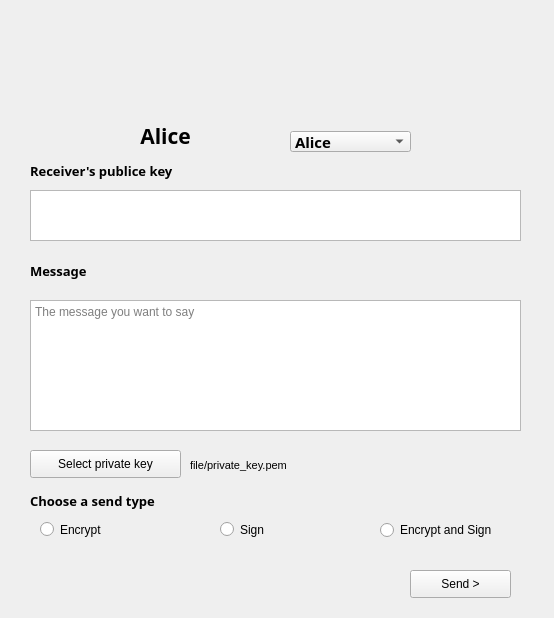
<?xml version="1.0" encoding="UTF-8"?>
<ui version="4.0">
 <class>Send_Message</class>
 <widget class="QWidget" name="Send_Message">
  <property name="geometry">
   <rect>
    <x>0</x>
    <y>0</y>
    <width>554</width>
    <height>618</height>
   </rect>
  </property>
  <property name="font">
   <font>
    <family>Arial</family>
   </font>
  </property>
  <property name="windowTitle">
   <string>Send Message</string>
  </property>
  <widget class="QLabel" name="label_Sender_Username">
   <property name="geometry">
    <rect>
     <x>50</x>
     <y>120</y>
     <width>231</width>
     <height>31</height>
    </rect>
   </property>
   <property name="font">
    <font>
     <family>Arial Black</family>
     <pointsize>16</pointsize>
     <weight>75</weight>
     <bold>true</bold>
    </font>
   </property>
   <property name="text">
    <string>Alice</string>
   </property>
   <property name="alignment">
    <set>Qt::AlignCenter</set>
   </property>
  </widget>
  <widget class="QComboBox" name="comboBox_Receiver">
   <property name="geometry">
    <rect>
     <x>290</x>
     <y>131</y>
     <width>121</width>
     <height>21</height>
    </rect>
   </property>
   <property name="font">
    <font>
     <family>Arial Black</family>
     <pointsize>11</pointsize>
     <weight>75</weight>
     <bold>true</bold>
    </font>
   </property>
   <property name="editable">
    <bool>false</bool>
   </property>
   <item>
    <property name="text">
     <string>Alice</string>
    </property>
   </item>
   <item>
    <property name="text">
     <string>Bob</string>
    </property>
   </item>
   <item>
    <property name="text">
     <string>Tom</string>
    </property>
   </item>
  </widget>
  <widget class="QTextEdit" name="text_Message">
   <property name="geometry">
    <rect>
     <x>30</x>
     <y>300</y>
     <width>491</width>
     <height>131</height>
    </rect>
   </property>
   <property name="font">
    <font>
     <family>Arial</family>
    </font>
   </property>
   <property name="placeholderText">
    <string>The message you want to say</string>
   </property>
  </widget>
  <widget class="QPushButton" name="pushButton_Selec_Private_Key">
   <property name="geometry">
    <rect>
     <x>30</x>
     <y>450</y>
     <width>151</width>
     <height>28</height>
    </rect>
   </property>
   <property name="font">
    <font>
     <family>Arial</family>
     <pointsize>9</pointsize>
    </font>
   </property>
   <property name="text">
    <string>Select private key</string>
   </property>
   <property name="autoDefault">
    <bool>false</bool>
   </property>
   <property name="default">
    <bool>false</bool>
   </property>
   <property name="flat">
    <bool>false</bool>
   </property>
  </widget>
  <widget class="QLabel" name="label_Private_Key_Location">
   <property name="geometry">
    <rect>
     <x>190</x>
     <y>450</y>
     <width>331</width>
     <height>31</height>
    </rect>
   </property>
   <property name="font">
    <font>
     <family>Arial</family>
     <pointsize>8</pointsize>
    </font>
   </property>
   <property name="text">
    <string>file/private_key.pem</string>
   </property>
   <property name="alignment">
    <set>Qt::AlignLeading|Qt::AlignLeft|Qt::AlignVCenter</set>
   </property>
  </widget>
  <widget class="QPushButton" name="pushButton_Send">
   <property name="geometry">
    <rect>
     <x>410</x>
     <y>570</y>
     <width>101</width>
     <height>28</height>
    </rect>
   </property>
   <property name="font">
    <font>
     <family>Arial</family>
    </font>
   </property>
   <property name="text">
    <string>Send &gt;</string>
   </property>
  </widget>
  <widget class="QLabel" name="label_Choose_A_Send_Type">
   <property name="geometry">
    <rect>
     <x>30</x>
     <y>490</y>
     <width>191</width>
     <height>21</height>
    </rect>
   </property>
   <property name="font">
    <font>
     <family>Arial Black</family>
     <pointsize>10</pointsize>
     <weight>75</weight>
     <bold>true</bold>
    </font>
   </property>
   <property name="text">
    <string>Choose a send type</string>
   </property>
   <property name="alignment">
    <set>Qt::AlignLeading|Qt::AlignLeft|Qt::AlignVCenter</set>
   </property>
  </widget>
  <widget class="QRadioButton" name="radioButton_Encrypt">
   <property name="geometry">
    <rect>
     <x>40</x>
     <y>520</y>
     <width>115</width>
     <height>19</height>
    </rect>
   </property>
   <property name="font">
    <font>
     <family>Arial</family>
    </font>
   </property>
   <property name="text">
    <string>Encrypt</string>
   </property>
  </widget>
  <widget class="QRadioButton" name="radioButton_Sign">
   <property name="geometry">
    <rect>
     <x>220</x>
     <y>520</y>
     <width>115</width>
     <height>19</height>
    </rect>
   </property>
   <property name="font">
    <font>
     <family>Arial</family>
    </font>
   </property>
   <property name="text">
    <string>Sign</string>
   </property>
  </widget>
  <widget class="QRadioButton" name="radioButton_Enccrypt_And_Sign">
   <property name="geometry">
    <rect>
     <x>380</x>
     <y>520</y>
     <width>141</width>
     <height>20</height>
    </rect>
   </property>
   <property name="font">
    <font>
     <family>Arial</family>
     <pointsize>9</pointsize>
    </font>
   </property>
   <property name="text">
    <string>Encrypt and Sign</string>
   </property>
  </widget>
  <widget class="QLabel" name="label_Sender_Icon">
   <property name="geometry">
    <rect>
     <x>120</x>
     <y>40</y>
     <width>91</width>
     <height>71</height>
    </rect>
   </property>
   <property name="styleSheet">
    <string notr="true">image: url(:/res/send.png);
image: url(:/icon/res/send.png);</string>
   </property>
   <property name="frameShape">
    <enum>QFrame::NoFrame</enum>
   </property>
   <property name="text">
    <string/>
   </property>
  </widget>
  <widget class="QLabel" name="label_Receiver_Icon">
   <property name="geometry">
    <rect>
     <x>320</x>
     <y>40</y>
     <width>71</width>
     <height>71</height>
    </rect>
   </property>
   <property name="styleSheet">
    <string notr="true">
image: url(:/icon/res/receive.png);</string>
   </property>
   <property name="frameShape">
    <enum>QFrame::NoFrame</enum>
   </property>
   <property name="text">
    <string/>
   </property>
  </widget>
  <widget class="QLabel" name="label_RPK">
   <property name="geometry">
    <rect>
     <x>30</x>
     <y>160</y>
     <width>221</width>
     <height>21</height>
    </rect>
   </property>
   <property name="font">
    <font>
     <family>Arial Black</family>
     <pointsize>10</pointsize>
     <weight>75</weight>
     <bold>true</bold>
    </font>
   </property>
   <property name="text">
    <string>Receiver's publice key</string>
   </property>
   <property name="alignment">
    <set>Qt::AlignLeading|Qt::AlignLeft|Qt::AlignVCenter</set>
   </property>
  </widget>
  <widget class="QTextEdit" name="textEdit_Receiver_Public_Key">
   <property name="geometry">
    <rect>
     <x>30</x>
     <y>190</y>
     <width>491</width>
     <height>51</height>
    </rect>
   </property>
   <property name="font">
    <font>
     <pointsize>7</pointsize>
    </font>
   </property>
   <property name="html">
    <string>&lt;!DOCTYPE HTML PUBLIC &quot;-//W3C//DTD HTML 4.0//EN&quot; &quot;http://www.w3.org/TR/REC-html40/strict.dtd&quot;&gt;
&lt;html&gt;&lt;head&gt;&lt;meta name=&quot;qrichtext&quot; content=&quot;1&quot; /&gt;&lt;style type=&quot;text/css&quot;&gt;
p, li { white-space: pre-wrap; }
&lt;/style&gt;&lt;/head&gt;&lt;body style=&quot; font-family:'Arial'; font-size:7pt; font-weight:400; font-style:normal;&quot;&gt;
&lt;p style=&quot;-qt-paragraph-type:empty; margin-top:0px; margin-bottom:0px; margin-left:0px; margin-right:0px; -qt-block-indent:0; text-indent:0px;&quot;&gt;&lt;br /&gt;&lt;/p&gt;&lt;/body&gt;&lt;/html&gt;</string>
   </property>
  </widget>
  <widget class="QLabel" name="label_Message">
   <property name="geometry">
    <rect>
     <x>30</x>
     <y>260</y>
     <width>221</width>
     <height>21</height>
    </rect>
   </property>
   <property name="font">
    <font>
     <family>Arial Black</family>
     <pointsize>10</pointsize>
     <weight>75</weight>
     <bold>true</bold>
    </font>
   </property>
   <property name="text">
    <string>Message</string>
   </property>
   <property name="alignment">
    <set>Qt::AlignLeading|Qt::AlignLeft|Qt::AlignVCenter</set>
   </property>
  </widget>
 </widget>
 <resources>
  <include location="res.qrc"/>
 </resources>
 <connections/>
</ui>
